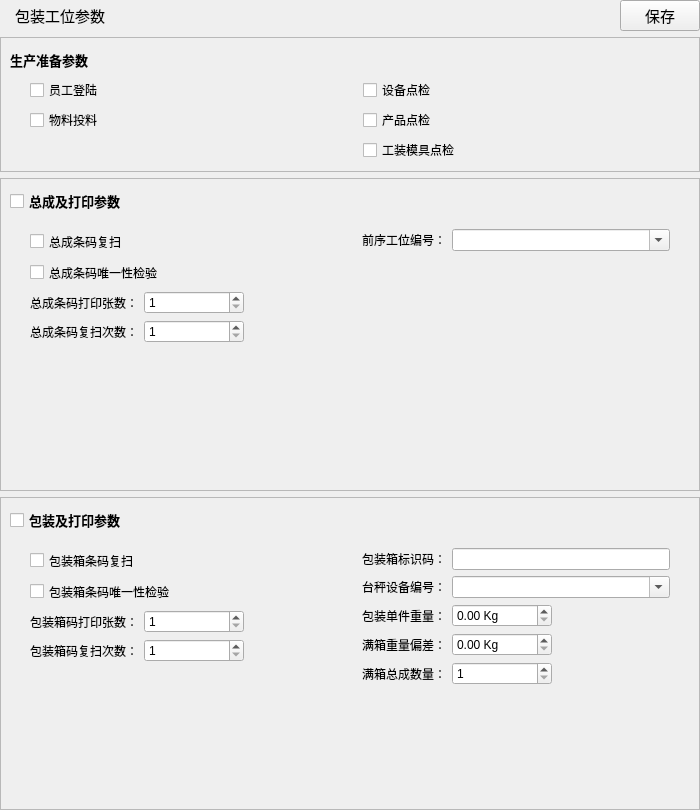
<?xml version="1.0" encoding="UTF-8"?>
<ui version="4.0">
 <class>WidgetAssyProcessPackage</class>
 <widget class="QWidget" name="WidgetAssyProcessPackage">
  <property name="geometry">
   <rect>
    <x>0</x>
    <y>0</y>
    <width>700</width>
    <height>810</height>
   </rect>
  </property>
  <property name="windowTitle">
   <string>Form</string>
  </property>
  <layout class="QVBoxLayout" name="verticalLayout">
   <property name="leftMargin">
    <number>0</number>
   </property>
   <property name="topMargin">
    <number>0</number>
   </property>
   <property name="rightMargin">
    <number>0</number>
   </property>
   <property name="bottomMargin">
    <number>0</number>
   </property>
   <item>
    <layout class="QHBoxLayout" name="horizontalLayout_1">
     <item>
      <widget class="QLabel" name="labelPackageParam">
       <property name="minimumSize">
        <size>
         <width>120</width>
         <height>26</height>
        </size>
       </property>
       <property name="font">
        <font>
         <pointsize>11</pointsize>
        </font>
       </property>
       <property name="text">
        <string>包装工位参数</string>
       </property>
       <property name="alignment">
        <set>Qt::AlignCenter</set>
       </property>
      </widget>
     </item>
     <item>
      <spacer name="horizontalSpacer">
       <property name="orientation">
        <enum>Qt::Horizontal</enum>
       </property>
       <property name="sizeHint" stdset="0">
        <size>
         <width>40</width>
         <height>20</height>
        </size>
       </property>
      </spacer>
     </item>
     <item>
      <widget class="QPushButton" name="buttonSaveParam">
       <property name="sizePolicy">
        <sizepolicy hsizetype="Fixed" vsizetype="Fixed">
         <horstretch>0</horstretch>
         <verstretch>0</verstretch>
        </sizepolicy>
       </property>
       <property name="minimumSize">
        <size>
         <width>80</width>
         <height>26</height>
        </size>
       </property>
       <property name="font">
        <font>
         <pointsize>11</pointsize>
        </font>
       </property>
       <property name="text">
        <string>保存</string>
       </property>
       <property name="icon">
        <iconset resource="../PCS.qrc">
         <normaloff>:/images/pngs/common_save.png</normaloff>:/images/pngs/common_save.png</iconset>
       </property>
       <property name="iconSize">
        <size>
         <width>20</width>
         <height>20</height>
        </size>
       </property>
      </widget>
     </item>
    </layout>
   </item>
   <item>
    <widget class="QFrame" name="frame_1">
     <property name="frameShape">
      <enum>QFrame::StyledPanel</enum>
     </property>
     <property name="frameShadow">
      <enum>QFrame::Sunken</enum>
     </property>
     <layout class="QVBoxLayout" name="verticalLayout_12">
      <item>
       <widget class="QLabel" name="labelHeader_1">
        <property name="minimumSize">
         <size>
          <width>0</width>
          <height>25</height>
         </size>
        </property>
        <property name="font">
         <font>
          <pointsize>10</pointsize>
          <weight>75</weight>
          <bold>true</bold>
         </font>
        </property>
        <property name="text">
         <string>生产准备参数</string>
        </property>
       </widget>
      </item>
      <item>
       <layout class="QGridLayout" name="gridLayout_1">
        <property name="leftMargin">
         <number>20</number>
        </property>
        <property name="rightMargin">
         <number>0</number>
        </property>
        <item row="0" column="0">
         <widget class="QCheckBox" name="checkOperatorLogin">
          <property name="text">
           <string>员工登陆</string>
          </property>
         </widget>
        </item>
        <item row="1" column="0">
         <widget class="QCheckBox" name="checkMaterialInput">
          <property name="text">
           <string>物料投料</string>
          </property>
         </widget>
        </item>
        <item row="0" column="1">
         <widget class="QCheckBox" name="checkMachineCheck">
          <property name="text">
           <string>设备点检</string>
          </property>
         </widget>
        </item>
        <item row="1" column="1">
         <widget class="QCheckBox" name="checkProductCheck">
          <property name="text">
           <string>产品点检</string>
          </property>
         </widget>
        </item>
        <item row="2" column="1">
         <widget class="QCheckBox" name="checkFixtureCheck">
          <property name="text">
           <string>工装模具点检</string>
          </property>
         </widget>
        </item>
       </layout>
      </item>
     </layout>
    </widget>
   </item>
   <item>
    <widget class="QFrame" name="frame_2">
     <property name="frameShape">
      <enum>QFrame::StyledPanel</enum>
     </property>
     <layout class="QGridLayout" name="gridLayout_2" rowstretch="0,1" columnstretch="1,1">
      <item row="0" column="0" colspan="2">
       <widget class="QCheckBox" name="checkAssemblyEnable">
        <property name="minimumSize">
         <size>
          <width>0</width>
          <height>25</height>
         </size>
        </property>
        <property name="font">
         <font>
          <pointsize>10</pointsize>
          <weight>75</weight>
          <bold>true</bold>
         </font>
        </property>
        <property name="text">
         <string>总成及打印参数</string>
        </property>
       </widget>
      </item>
      <item row="1" column="0">
       <widget class="QWidget" name="assemblyWidget_1" native="true">
        <layout class="QFormLayout" name="formLayout_3">
         <property name="leftMargin">
          <number>20</number>
         </property>
         <item row="2" column="0">
          <widget class="QLabel" name="labelAssyPrintCount">
           <property name="text">
            <string>总成条码打印张数：</string>
           </property>
          </widget>
         </item>
         <item row="2" column="1">
          <widget class="QSpinBox" name="spinAssyPrintCount">
           <property name="sizePolicy">
            <sizepolicy hsizetype="Fixed" vsizetype="Fixed">
             <horstretch>0</horstretch>
             <verstretch>0</verstretch>
            </sizepolicy>
           </property>
           <property name="minimumSize">
            <size>
             <width>100</width>
             <height>0</height>
            </size>
           </property>
           <property name="minimum">
            <number>1</number>
           </property>
          </widget>
         </item>
         <item row="3" column="0">
          <widget class="QLabel" name="labelAssyRescanCount">
           <property name="text">
            <string>总成条码复扫次数：</string>
           </property>
          </widget>
         </item>
         <item row="3" column="1">
          <widget class="QSpinBox" name="spinAssyRescanCount">
           <property name="sizePolicy">
            <sizepolicy hsizetype="Fixed" vsizetype="Fixed">
             <horstretch>0</horstretch>
             <verstretch>0</verstretch>
            </sizepolicy>
           </property>
           <property name="minimumSize">
            <size>
             <width>100</width>
             <height>0</height>
            </size>
           </property>
           <property name="minimum">
            <number>1</number>
           </property>
          </widget>
         </item>
         <item row="0" column="0" colspan="2">
          <widget class="QCheckBox" name="checkAssemblyRescan">
           <property name="minimumSize">
            <size>
             <width>0</width>
             <height>25</height>
            </size>
           </property>
           <property name="text">
            <string>总成条码复扫</string>
           </property>
          </widget>
         </item>
         <item row="1" column="0" colspan="2">
          <widget class="QCheckBox" name="checkAssemblyVerify">
           <property name="minimumSize">
            <size>
             <width>0</width>
             <height>25</height>
            </size>
           </property>
           <property name="text">
            <string>总成条码唯一性检验</string>
           </property>
          </widget>
         </item>
        </layout>
       </widget>
      </item>
      <item row="1" column="1">
       <widget class="QWidget" name="assemblyWidget_2" native="true">
        <layout class="QFormLayout" name="formLayout_2">
         <property name="rightMargin">
          <number>20</number>
         </property>
         <item row="0" column="0">
          <widget class="QLabel" name="labelPrevStationID">
           <property name="text">
            <string>前序工位编号：</string>
           </property>
          </widget>
         </item>
         <item row="0" column="1">
          <widget class="QComboBox" name="comboPrevStationID">
           <property name="editable">
            <bool>true</bool>
           </property>
          </widget>
         </item>
        </layout>
       </widget>
      </item>
     </layout>
    </widget>
   </item>
   <item>
    <widget class="QFrame" name="frame_3">
     <property name="frameShape">
      <enum>QFrame::StyledPanel</enum>
     </property>
     <layout class="QGridLayout" name="gridLayout" rowstretch="0,1" columnstretch="1,1">
      <item row="0" column="0">
       <widget class="QCheckBox" name="checkPackageEnable">
        <property name="minimumSize">
         <size>
          <width>0</width>
          <height>25</height>
         </size>
        </property>
        <property name="font">
         <font>
          <pointsize>10</pointsize>
          <weight>75</weight>
          <bold>true</bold>
         </font>
        </property>
        <property name="text">
         <string>包装及打印参数</string>
        </property>
       </widget>
      </item>
      <item row="1" column="0">
       <widget class="QWidget" name="packageWidget_1" native="true">
        <layout class="QFormLayout" name="formLayout">
         <property name="leftMargin">
          <number>20</number>
         </property>
         <item row="2" column="0">
          <widget class="QLabel" name="labelPackPrintCount">
           <property name="text">
            <string>包装箱码打印张数：</string>
           </property>
          </widget>
         </item>
         <item row="2" column="1">
          <widget class="QSpinBox" name="spinPackPrintCount">
           <property name="sizePolicy">
            <sizepolicy hsizetype="Fixed" vsizetype="Fixed">
             <horstretch>0</horstretch>
             <verstretch>0</verstretch>
            </sizepolicy>
           </property>
           <property name="minimumSize">
            <size>
             <width>100</width>
             <height>0</height>
            </size>
           </property>
           <property name="minimum">
            <number>1</number>
           </property>
          </widget>
         </item>
         <item row="3" column="0">
          <widget class="QLabel" name="labelPackRescanCount">
           <property name="text">
            <string>包装箱码复扫次数：</string>
           </property>
          </widget>
         </item>
         <item row="3" column="1">
          <widget class="QSpinBox" name="spinPackRescanCount">
           <property name="sizePolicy">
            <sizepolicy hsizetype="Fixed" vsizetype="Fixed">
             <horstretch>0</horstretch>
             <verstretch>0</verstretch>
            </sizepolicy>
           </property>
           <property name="minimumSize">
            <size>
             <width>100</width>
             <height>0</height>
            </size>
           </property>
           <property name="minimum">
            <number>1</number>
           </property>
          </widget>
         </item>
         <item row="1" column="0" colspan="2">
          <widget class="QCheckBox" name="checkPackageVerify">
           <property name="minimumSize">
            <size>
             <width>0</width>
             <height>25</height>
            </size>
           </property>
           <property name="text">
            <string>包装箱条码唯一性检验</string>
           </property>
          </widget>
         </item>
         <item row="0" column="0" colspan="2">
          <widget class="QCheckBox" name="checkPackageRescan">
           <property name="minimumSize">
            <size>
             <width>0</width>
             <height>25</height>
            </size>
           </property>
           <property name="text">
            <string>包装箱条码复扫</string>
           </property>
          </widget>
         </item>
        </layout>
       </widget>
      </item>
      <item row="1" column="1">
       <widget class="QWidget" name="packageWidget_2" native="true">
        <layout class="QFormLayout" name="formLayout_4">
         <property name="rightMargin">
          <number>20</number>
         </property>
         <item row="0" column="0">
          <widget class="QLabel" name="labelPackageMarker">
           <property name="text">
            <string>包装箱标识码：</string>
           </property>
          </widget>
         </item>
         <item row="0" column="1">
          <widget class="QLineEdit" name="editPackageMarker">
           <property name="sizePolicy">
            <sizepolicy hsizetype="Preferred" vsizetype="Fixed">
             <horstretch>0</horstretch>
             <verstretch>0</verstretch>
            </sizepolicy>
           </property>
          </widget>
         </item>
         <item row="1" column="0">
          <widget class="QLabel" name="labelScaleDeviceID">
           <property name="text">
            <string>台秤设备编号：</string>
           </property>
          </widget>
         </item>
         <item row="1" column="1">
          <widget class="QComboBox" name="comboScaleDeviceID">
           <property name="editable">
            <bool>true</bool>
           </property>
          </widget>
         </item>
         <item row="2" column="0">
          <widget class="QLabel" name="labelSingleWeight">
           <property name="text">
            <string>包装单件重量：</string>
           </property>
          </widget>
         </item>
         <item row="2" column="1">
          <widget class="QDoubleSpinBox" name="dspinSingleWeight">
           <property name="sizePolicy">
            <sizepolicy hsizetype="Fixed" vsizetype="Fixed">
             <horstretch>0</horstretch>
             <verstretch>0</verstretch>
            </sizepolicy>
           </property>
           <property name="minimumSize">
            <size>
             <width>100</width>
             <height>0</height>
            </size>
           </property>
           <property name="suffix">
            <string> Kg</string>
           </property>
           <property name="maximum">
            <double>999.990000000000009</double>
           </property>
          </widget>
         </item>
         <item row="3" column="0">
          <widget class="QLabel" name="labelOffsetWeight">
           <property name="text">
            <string>满箱重量偏差：</string>
           </property>
          </widget>
         </item>
         <item row="3" column="1">
          <widget class="QDoubleSpinBox" name="dspinOffsetWeight">
           <property name="sizePolicy">
            <sizepolicy hsizetype="Fixed" vsizetype="Fixed">
             <horstretch>0</horstretch>
             <verstretch>0</verstretch>
            </sizepolicy>
           </property>
           <property name="minimumSize">
            <size>
             <width>100</width>
             <height>0</height>
            </size>
           </property>
           <property name="suffix">
            <string> Kg</string>
           </property>
           <property name="maximum">
            <double>999.990000000000009</double>
           </property>
          </widget>
         </item>
         <item row="4" column="0">
          <widget class="QLabel" name="labelPackageNumber">
           <property name="text">
            <string>满箱总成数量：</string>
           </property>
          </widget>
         </item>
         <item row="4" column="1">
          <widget class="QSpinBox" name="spinPackageNumber">
           <property name="sizePolicy">
            <sizepolicy hsizetype="Fixed" vsizetype="Fixed">
             <horstretch>0</horstretch>
             <verstretch>0</verstretch>
            </sizepolicy>
           </property>
           <property name="minimumSize">
            <size>
             <width>100</width>
             <height>0</height>
            </size>
           </property>
           <property name="minimum">
            <number>1</number>
           </property>
           <property name="maximum">
            <number>999</number>
           </property>
          </widget>
         </item>
        </layout>
       </widget>
      </item>
     </layout>
    </widget>
   </item>
  </layout>
 </widget>
 <resources>
  <include location="../PCS.qrc"/>
 </resources>
 <connections/>
</ui>
